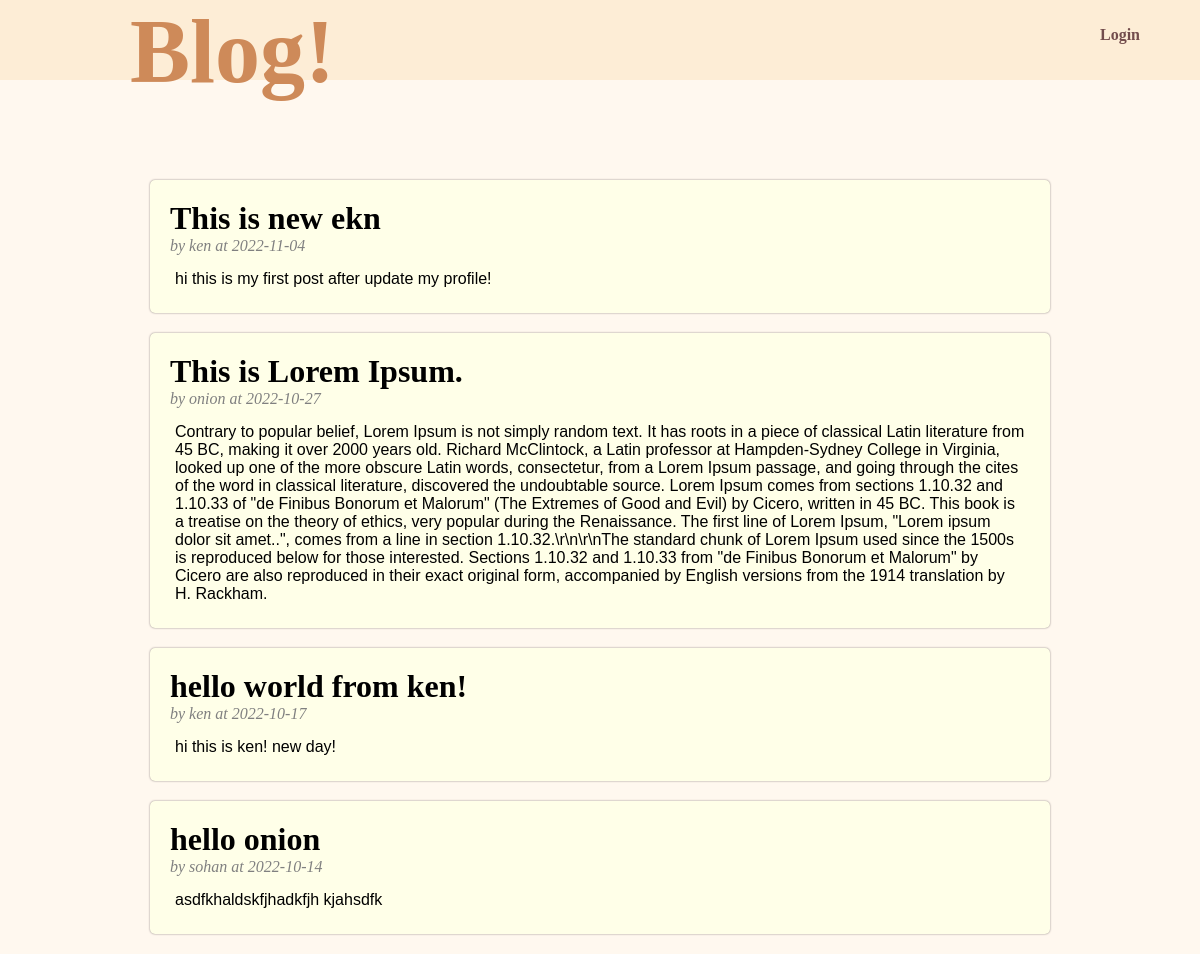
The page / on the database its author committed.
### tables this page shows
CREATE TABLE posts(
id INTEGER PRIMARY KEY AUTOINCREMENT,
title TEXT NOT NULL,
description TEXT,
author TEXT NOT NULL,
date DATETIME DEFAULT CURRENT_TIMESTAMP
);

### app.py (the view)
@app.route('/')
def index():
	posts = model.fetch_post()
	return render_template('index.html', title='Home', active=session.get('loged_in', None), uname=session.get('username', None), posts=posts)

### model.py (called while the page is built)
def db_connect():
	conn = sqlite3.connect('database.db')
	return conn

def fetch_post():
	conn = db_connect()
	d={}
	flag=None
	try:
		conn.row_factory = sqlite3.Row
		d = conn.execute(f"SELECT id, title, description, author, date FROM posts order by date DESC").fetchall()
	except:
		flag=True
	conn.close()
	if flag == None:
		return d
	return None

### templates/index.html (shortened to what this page needs)
{% extends 'layout.html' %}
	{% block content %}
		<div id="content">
			<div id="header_name">
				<h1>Blog!</h1>
			</div>
			{% if active %}
				<div id="active">
						<span>Hello, {{uname}}!</span>
					<div id="dash">
						<a href="{{url_for('change', to=0)}}">Dashboard</a>
					</div>
					<div id="out">
						<a href="{{ url_for('logout') }}">Logout</a>
					</div>
				</div>
			{% else %}
			<div id="login_bar">
				<a href="{{ url_for('login') }}"> Login </a>
			</div>
			{% endif %}
		</div>
		<div id="body_content">
			<div id="post_content">
				{% for post in posts %}
				<div id="body-post">
					<div id="p-title">
						<h1>{{ post['title'] }}</h1>
					</div>
					<div id="autor">
						<p>by {{ post['author'] }} at {{ post['date'].split()[0] }}</p>
					</div>
					<div id="p-content">
						<p>
							{{ post['description'] }}
						</p>
					</div>
				</div>
				{% endfor %}
			</div>
		</div>
	{% endblock %}

### templates/layout.html (shortened to what this page needs)
<html>
<head>
	<link type="text/css" rel="stylesheet" href="{{ url_for('static', filename='css/style.css') }}"></link>
</head>
<body>
	{% block content %}
	{% endblock %}
</body>
</html>

### static/css/style.css (style rules this page uses)
* { margin:0px; }
body { background: #fff8ef; }
#content { display:inline-flex; height: 80px; width: 100%; background: #fdedd6; color: black; }
#header_name { width: 70%; height:100%; margin: 0px auto; }
#header_name h1 { color:#ce8a59; font-size: 90px; }
#login_bar { width:100px; line-height: 70px; font-weight: bold; }
#login_bar a { color: #734d4d; text-decoration: none; }
#body_content { width: 75%; margin: 0px auto; margin-top: 0px; margin-top: 0px; margin-top: 100; }
#body-post { padding: 20px; margin-bottom: 20px; background: #ffffe8; box-shadow: 0px 0px 2px #847979; border-radius: 5px; }
#p-content { font-family: arial; padding: 5px; margin-top: 10px; }
#autor { font-style:italic; color: gray; }
a { text-decoration: none; }

### rows shown on the page
posts: title "This is new ekn", author "ken", date "2022-11-04", description "hi this is my first post after update my profile!"
posts: title "This is Lorem Ipsum.", author "onion", date "2022-10-27", description "Contrary to popular belief, Lorem Ipsum is not simply random text. It has roots in a piece of classical Latin literature from 45 BC, making it over 2000 years old. Richard McClintock, a Latin professor at Hampden-Sydney College in Virginia, looked up one of the more obscure Latin words, consectetur, from a Lorem Ipsum passage, and going through the cites of the word in classical literature, discovered the undoubtable source. Lorem Ipsum comes from sections 1.10.32 and 1.10.33 of \"de Finibus Bonorum et Malorum\" (The Extremes of Good and Evil) by Cicero, written in 45 BC. This book is a treatise on the theory of ethics, very popular during the Renaissance. The first line of Lorem Ipsum,…"
posts: title "hello world from ken!", author "ken", date "2022-10-17", description "hi this is ken! new day!"
posts: title "hello onion", author "sohan", date "2022-10-14", description "asdfkhaldskfjhadkfjh kjahsdfk"
